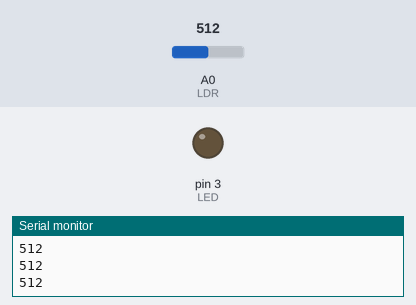
The sketch below on a simulated Arduino Uno, built with avr-gcc and run on an emulated ATmega328P. On the bench: output pins drawn as LEDs (lit = HIGH), the last lines printed to the serial monitor. The test bench sets the inputs (shaded band); at power-on: A0 (LDR) = 512.

Above: at 1.2 s.
1.3 s: A0 (LDR) set to 716
At 1.9 s:
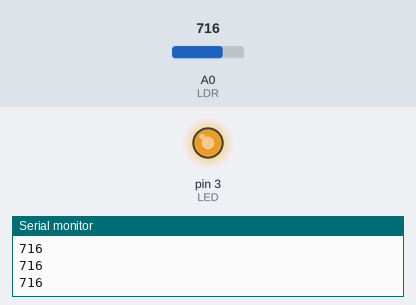
2.9 s: A0 (LDR) set to 753
At 3.3 s:
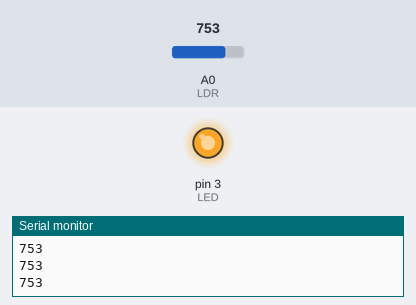
4.5 s: A0 (LDR) set to 768
At 5.8 s:
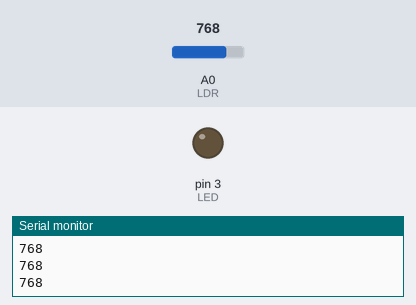
6.1 s: A0 (LDR) set to 900
At 7.3 s:
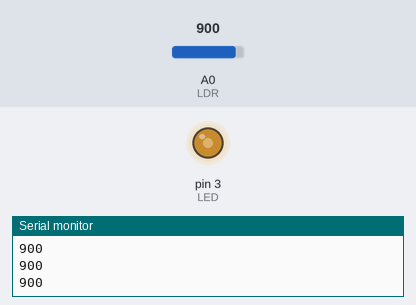
7.7 s: A0 (LDR) set to 306
At 8.7 s:
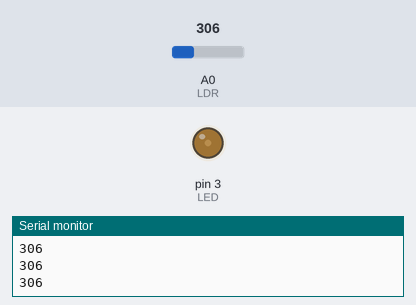
9.3 s: A0 (LDR) set to 0
At 10.0 s:
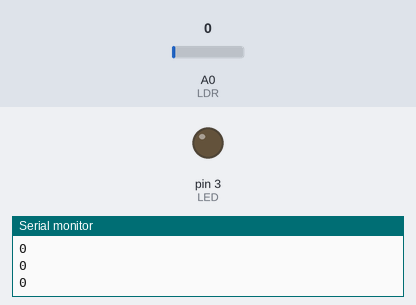
Timing chart, 0 to 11.9 s (numbered marks = the images above; inputs shaded):
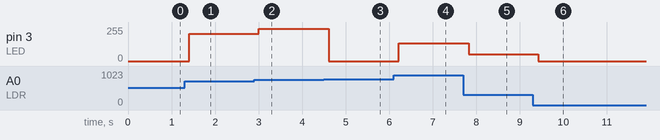

The sketch:

LED_continue_blinking.ino
```cpp
void setup()
{
 pinMode(3,OUTPUT);//LED
 pinMode(A0,INPUT);//LDR
 Serial.begin(9600);
}
void loop()
{
 int ldr=analogRead(A0);
 Serial.println(ldr);
 delay(100);
 analogWrite(3,ldr);
}
```

Measured:
- the behaviour switches between 767 and 768 on A0 (LDR) (found by bisection; images 2 and 3)
- after the input at 1.3 s, pin 3 (LED): 0/255 → 204/255 after 0.10 s
- after the input at 2.9 s, pin 3 (LED): 204/255 → 241/255 after 0.11 s
- after the input at 4.5 s, pin 3 (LED): 241/255 → 0/255 after 0.11 s
- after the input at 6.1 s, pin 3 (LED): 0/255 → 132/255 after 0.12 s
- after the input at 7.7 s, pin 3 (LED): 132/255 → 50/255 after 0.12 s
- after the input at 9.3 s, pin 3 (LED): 50/255 → 0/255 after 0.13 s
